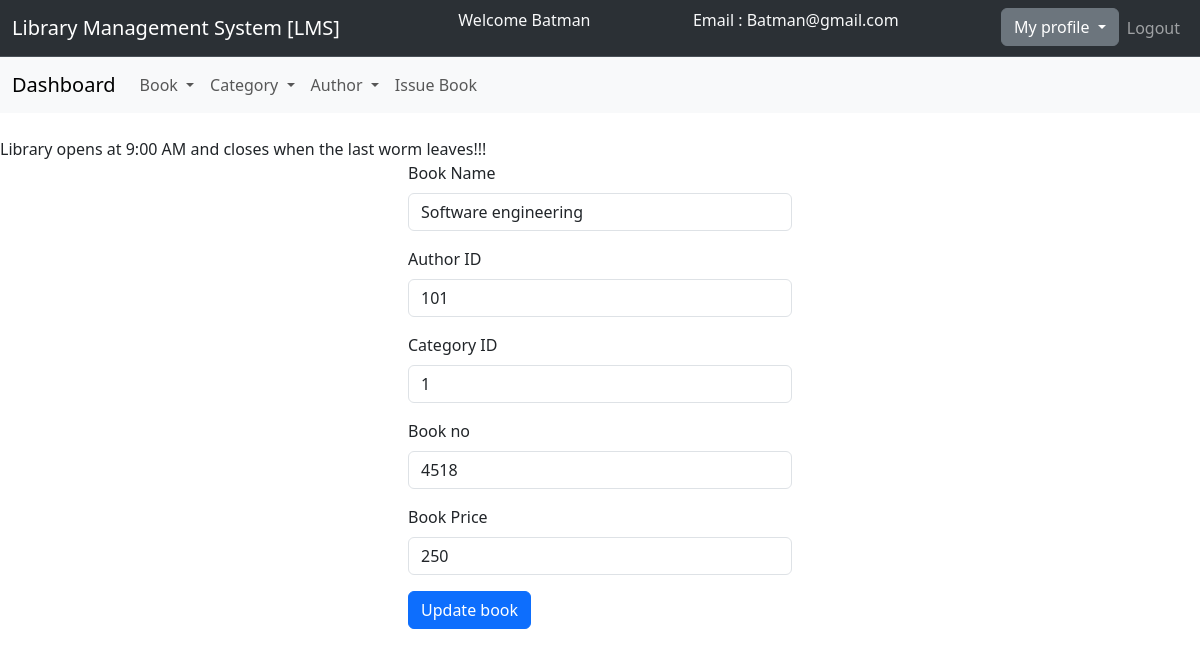
/admin/edit_book.php?bookno=4518 (signed in), run on the app's committed database.
### tables this page shows
CREATE TABLE `book` (
  `book_id` int NOT NULL,
  `book_name` varchar(40) NOT NULL,
  `author_id` int NOT NULL,
  `category_id` int NOT NULL,
  `book_no` int NOT NULL,
  `book_price` int NOT NULL
);

### admin/edit_book.php (the view, shortened to what this page needs)
<?php
$connection = mysqli_connect("localhost","root","appu1234");
$query = "select * from book where book_no=$_GET[bookno]";
$query_run = mysqli_query($connection,$query);
while($row = mysqli_fetch_assoc($query_run)){
  $book_no = $row["book_no"];
  $author_id = $row["author_id"];
  $category_id = $row["category_id"];
  $book_price = $row["book_price"];
  $book_name = $row['book_name'];
}
?>
<!DOCTYPE html>
<html lang="en">
<head>
    <link href="https://cdn.jsdelivr.net/npm/bootstrap@5.3.3/dist/css/bootstrap.min.css" rel="stylesheet">
</head>
<link rel="stylesheet" href="style.css">
<body>
<nav class="navbar bg-dark border-bottom border-body navbar-expand-lg bg-body-tertiary" data-bs-theme="dark">
  <div class="container-fluid">
    <div class="navbar-header ">
       <a class="navbar-brand" href="admin_dashboard.php">Library Management System [LMS]</a>
    </div>
      <p class="text-light">Welcome <?php echo($_SESSION['name']);?></p>
      <p class="text-light">Email : <?php echo($_SESSION['email']);?></p>
    <ul class="nav navbar-nav navbar-right">
        <li class="nav-item">
          <div class="dropdown">
            <button class="btn btn-secondary dropdown-toggle" type="button" data-bs-toggle="dropdown" aria-expanded="false">
              My profile
            </button>
          </div>
        </li>
        <li class="nav-item"><a class="nav-link" href="logout.php">Logout</a>
        </li>
      </ul>
    </div>
</nav>
<nav class="navbar navbar-expand-lg bg-body-tertiary">
  <div class="container-fluid">
    <a class="navbar-brand" href="admin_dashboard.php">Dashboard</a>
    <div class="collapse navbar-collapse" id="navbarSupportedContent">
      <ul class="navbar-nav me-auto mb-2 mb-lg-0">
        <li class="nav-item dropdown">
          <a class="nav-link dropdown-toggle" href="#" role="button" data-bs-toggle="dropdown" aria-expanded="false">
            Book
          </a>
        </li>
        <li class="nav-item dropdown">
          <a class="nav-link dropdown-toggle" href="#" role="button" data-bs-toggle="dropdown" aria-expanded="false">
            Category
          </a>
        </li>
        <li class="nav-item dropdown">
          <a class="nav-link dropdown-toggle" href="#" role="button" data-bs-toggle="dropdown" aria-expanded="false">
            Author
          </a>
        </li>
        <li class="nav-item">
          <a class="nav-link" href="issue_book.php">Issue Book</a>
        </li>
      </ul>
    </div>
  </div>
</nav>
<br><span><marquee behavior="" direction="">Library opens at 9:00 AM and closes when the last worm leaves!!!</marquee></span>
<div class="row">
  <div class="col-md-4"></div>
    <div class="col-md-4">
      <form action="" method="post">
        <div class="mb-3 form-group">
          <label for="book_name" class="form-label">Book Name</label>
          <input type="text" name="book_name" class="form-control" required value="<?php echo $book_name?>">
        </div>
        <div class="mb-3 form-group">
          <label for="book_name" class="form-label">Author ID</label>
          <input type="number" name="author_id" class="form-control" required value="<?php echo $author_id?>">
        </div>
        <div class="mb-3 form-group">
          <label for="category_id" class="form-label">Category ID</label>
          <input type="number" name="category_id" class="form-control" required value="<?php echo $category_id?>">
        </div>
        <div class="mb-3 form-group">
          <label for="book_no" class="form-label">Book no</label>
          <input type="number" name ="book_no" class="form-control" required value="<?php echo $book_no?>">
        </div>
        <div class="mb-3 form-group">
          <label for="book_price" class="form-label">Book Price</label>
          <input type="number" name ="book_price" class="form-control" required value="<?php echo $book_price?>">
        </div>
        <button type="submit" name="edit_book" class="btn btn-primary">Update book</button>
      </form>
    </div>
  <div class="col-md-4"></div>
</div>
</body>
</html>

### data on the page
book: book_name "Software engineering", author_id "101", category_id "1", book_no "4518", book_price "250"

### other printed values
$_SESSION['name'] "Batman"
$_SESSION['email'] "Batman@gmail.com"
